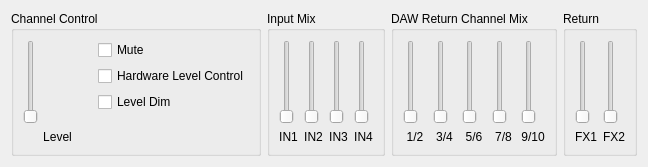
       <widget class="QWidget" name="tab" >
        <attribute name="title" >
         <string>Out1/2</string>
        </attribute>
        <layout class="QGridLayout" >
         <item row="0" column="0" >
          <layout class="QHBoxLayout" >
           <item>
            <widget class="QGroupBox" name="groupOut12_1" >
             <property name="sizePolicy" >
              <sizepolicy vsizetype="Preferred" hsizetype="Preferred" >
               <horstretch>0</horstretch>
               <verstretch>0</verstretch>
              </sizepolicy>
             </property>
             <property name="minimumSize" >
              <size>
               <width>250</width>
               <height>0</height>
              </size>
             </property>
             <property name="title" >
              <string>Channel Control</string>
             </property>
             <layout class="QGridLayout" >
              <item rowspan="2" row="0" column="0" >
               <layout class="QVBoxLayout" >
                <item>
                 <widget class="QSlider" name="sldOut12Level" >
                  <property name="minimum" >
                   <number>0</number>
                  </property>
                  <property name="maximum" >
                   <number>255</number>
                  </property>
                  <property name="singleStep" >
                   <number>2</number>
                  </property>
                  <property name="pageStep" >
                   <number>16</number>
                  </property>
                  <property name="orientation" >
                   <enum>Qt::Vertical</enum>
                  </property>
                  <property name="tickInterval" >
                   <number>32</number>
                  </property>
                 </widget>
                </item>
                <item>
                 <widget class="QLabel" name="txtOut12Lvl" >
                  <property name="text" >
                   <string>Level</string>
                  </property>
                  <property name="alignment" >
                   <set>Qt::AlignCenter</set>
                  </property>
                  <property name="wordWrap" >
                   <bool>false</bool>
                  </property>
                 </widget>
                </item>
               </layout>
              </item>
              <item row="0" column="1" >
               <layout class="QVBoxLayout" >
                <item>
                 <widget class="QCheckBox" name="chkOut12Mute" >
                  <property name="text" >
                   <string>Mute</string>
                  </property>
                 </widget>
                </item>
                <item>
                 <widget class="QCheckBox" name="chkOut12HwCtrl" >
                  <property name="text" >
                   <string>Hardware Level Control</string>
                  </property>
                 </widget>
                </item>
                <item>
                 <widget class="QCheckBox" name="chkOut12Dim" >
                  <property name="text" >
                   <string>Level Dim</string>
                  </property>
                 </widget>
                </item>
               </layout>
              </item>
              <item row="1" column="1" >
               <spacer>
                <property name="orientation" >
                 <enum>Qt::Vertical</enum>
                </property>
                <property name="sizeType" >
                 <enum>QSizePolicy::Expanding</enum>
                </property>
                <property name="sizeHint" >
                 <size>
                  <width>20</width>
                  <height>31</height>
                 </size>
                </property>
               </spacer>
              </item>
             </layout>
            </widget>
           </item>
           <item>
            <widget class="QGroupBox" name="groupOut12_2" >
             <property name="title" >
              <string>Input Mix</string>
             </property>
             <layout class="QHBoxLayout" >
              <item>
               <layout class="QVBoxLayout" >
                <item>
                 <widget class="QSlider" name="sldIN1Out12" >
                  <property name="minimum" >
                   <number>0</number>
                  </property>
                  <property name="maximum" >
                   <number>32767</number>
                  </property>
                  <property name="singleStep" >
                   <number>10000</number>
                  </property>
                  <property name="pageStep" >
                   <number>1000</number>
                  </property>
                  <property name="orientation" >
                   <enum>Qt::Vertical</enum>
                  </property>
                  <property name="tickInterval" >
                   <number>10000</number>
                  </property>
                 </widget>
                </item>
                <item>
                 <widget class="QLabel" name="txtOut12In12" >
                  <property name="text" >
                   <string>IN1</string>
                  </property>
                  <property name="alignment" >
                   <set>Qt::AlignCenter</set>
                  </property>
                  <property name="wordWrap" >
                   <bool>false</bool>
                  </property>
                 </widget>
                </item>
               </layout>
              </item>
              <item>
               <layout class="QVBoxLayout" >
                <item>
                 <widget class="QSlider" name="sldIN2Out12" >
                  <property name="minimum" >
                   <number>0</number>
                  </property>
                  <property name="maximum" >
                   <number>32767</number>
                  </property>
                  <property name="singleStep" >
                   <number>10000</number>
                  </property>
                  <property name="pageStep" >
                   <number>1000</number>
                  </property>
                  <property name="orientation" >
                   <enum>Qt::Vertical</enum>
                  </property>
                  <property name="tickInterval" >
                   <number>10000</number>
                  </property>
                 </widget>
                </item>
                <item>
                 <widget class="QLabel" name="txtOut12In34" >
                  <property name="text" >
                   <string>IN2</string>
                  </property>
                  <property name="alignment" >
                   <set>Qt::AlignCenter</set>
                  </property>
                  <property name="wordWrap" >
                   <bool>false</bool>
                  </property>
                 </widget>
                </item>
               </layout>
              </item>
              <item>
               <layout class="QVBoxLayout" >
                <item>
                 <widget class="QSlider" name="sldIN3Out12" >
                  <property name="minimum" >
                   <number>0</number>
                  </property>
                  <property name="maximum" >
                   <number>32767</number>
                  </property>
                  <property name="singleStep" >
                   <number>10000</number>
                  </property>
                  <property name="pageStep" >
                   <number>1000</number>
                  </property>
                  <property name="orientation" >
                   <enum>Qt::Vertical</enum>
                  </property>
                  <property name="tickInterval" >
                   <number>10000</number>
                  </property>
                 </widget>
                </item>
                <item>
                 <widget class="QLabel" name="txtOut12In34_2" >
                  <property name="text" >
                   <string>IN3</string>
                  </property>
                  <property name="alignment" >
                   <set>Qt::AlignCenter</set>
                  </property>
                  <property name="wordWrap" >
                   <bool>false</bool>
                  </property>
                 </widget>
                </item>
               </layout>
              </item>
              <item>
               <layout class="QVBoxLayout" >
                <item>
                 <widget class="QSlider" name="sldIN4Out12" >
                  <property name="minimum" >
                   <number>0</number>
                  </property>
                  <property name="maximum" >
                   <number>32767</number>
                  </property>
                  <property name="singleStep" >
                   <number>10000</number>
                  </property>
                  <property name="pageStep" >
                   <number>1000</number>
                  </property>
                  <property name="orientation" >
                   <enum>Qt::Vertical</enum>
                  </property>
                  <property name="tickInterval" >
                   <number>10000</number>
                  </property>
                 </widget>
                </item>
                <item>
                 <widget class="QLabel" name="txtOut12In34_3" >
                  <property name="text" >
                   <string>IN4</string>
                  </property>
                  <property name="alignment" >
                   <set>Qt::AlignCenter</set>
                  </property>
                  <property name="wordWrap" >
                   <bool>false</bool>
                  </property>
                 </widget>
                </item>
               </layout>
              </item>
             </layout>
            </widget>
           </item>
           <item>
            <widget class="QGroupBox" name="groupOut12_3" >
             <property name="title" >
              <string>DAW Return Channel Mix</string>
             </property>
             <layout class="QHBoxLayout" >
              <item>
               <layout class="QVBoxLayout" >
                <item>
                 <widget class="QSlider" name="sldPC12Out12" >
                  <property name="minimum" >
                   <number>0</number>
                  </property>
                  <property name="maximum" >
                   <number>32767</number>
                  </property>
                  <property name="singleStep" >
                   <number>10000</number>
                  </property>
                  <property name="pageStep" >
                   <number>1000</number>
                  </property>
                  <property name="orientation" >
                   <enum>Qt::Vertical</enum>
                  </property>
                  <property name="tickInterval" >
                   <number>10000</number>
                  </property>
                 </widget>
                </item>
                <item>
                 <widget class="QLabel" name="txtOut12PC12" >
                  <property name="text" >
                   <string>1/2</string>
                  </property>
                  <property name="alignment" >
                   <set>Qt::AlignCenter</set>
                  </property>
                  <property name="wordWrap" >
                   <bool>false</bool>
                  </property>
                 </widget>
                </item>
               </layout>
              </item>
              <item>
               <layout class="QVBoxLayout" >
                <item>
                 <widget class="QSlider" name="sldPC34Out12" >
                  <property name="minimum" >
                   <number>0</number>
                  </property>
                  <property name="maximum" >
                   <number>32767</number>
                  </property>
                  <property name="singleStep" >
                   <number>10000</number>
                  </property>
                  <property name="pageStep" >
                   <number>1000</number>
                  </property>
                  <property name="orientation" >
                   <enum>Qt::Vertical</enum>
                  </property>
                  <property name="tickInterval" >
                   <number>10000</number>
                  </property>
                 </widget>
                </item>
                <item>
                 <widget class="QLabel" name="txtOut12PC34" >
                  <property name="text" >
                   <string>3/4</string>
                  </property>
                  <property name="alignment" >
                   <set>Qt::AlignCenter</set>
                  </property>
                  <property name="wordWrap" >
                   <bool>false</bool>
                  </property>
                 </widget>
                </item>
               </layout>
              </item>
              <item>
               <layout class="QVBoxLayout" >
                <item>
                 <widget class="QSlider" name="sldPC56Out12" >
                  <property name="minimum" >
                   <number>0</number>
                  </property>
                  <property name="maximum" >
                   <number>32767</number>
                  </property>
                  <property name="singleStep" >
                   <number>10000</number>
                  </property>
                  <property name="pageStep" >
                   <number>1000</number>
                  </property>
                  <property name="orientation" >
                   <enum>Qt::Vertical</enum>
                  </property>
                  <property name="tickInterval" >
                   <number>10000</number>
                  </property>
                 </widget>
                </item>
                <item>
                 <widget class="QLabel" name="txtOut12PC56" >
                  <property name="text" >
                   <string>5/6</string>
                  </property>
                  <property name="alignment" >
                   <set>Qt::AlignCenter</set>
                  </property>
                  <property name="wordWrap" >
                   <bool>false</bool>
                  </property>
                 </widget>
                </item>
               </layout>
              </item>
              <item>
               <layout class="QVBoxLayout" >
                <item>
                 <widget class="QSlider" name="sldPC78Out12" >
                  <property name="minimum" >
                   <number>0</number>
                  </property>
                  <property name="maximum" >
                   <number>32767</number>
                  </property>
                  <property name="singleStep" >
                   <number>10000</number>
                  </property>
                  <property name="pageStep" >
                   <number>1000</number>
                  </property>
                  <property name="orientation" >
                   <enum>Qt::Vertical</enum>
                  </property>
                  <property name="tickInterval" >
                   <number>10000</number>
                  </property>
                 </widget>
                </item>
                <item>
                 <widget class="QLabel" name="txtOut12PC78" >
                  <property name="text" >
                   <string>7/8</string>
                  </property>
                  <property name="alignment" >
                   <set>Qt::AlignCenter</set>
                  </property>
                  <property name="wordWrap" >
                   <bool>false</bool>
                  </property>
                 </widget>
                </item>
               </layout>
              </item>
              <item>
               <layout class="QVBoxLayout" >
                <item>
                 <widget class="QSlider" name="sldPC910Out12" >
                  <property name="minimum" >
                   <number>0</number>
                  </property>
                  <property name="maximum" >
                   <number>32767</number>
                  </property>
                  <property name="singleStep" >
                   <number>10000</number>
                  </property>
                  <property name="pageStep" >
                   <number>1000</number>
                  </property>
                  <property name="orientation" >
                   <enum>Qt::Vertical</enum>
                  </property>
                  <property name="tickInterval" >
                   <number>10000</number>
                  </property>
                 </widget>
                </item>
                <item>
                 <widget class="QLabel" name="txtOut12PC910" >
                  <property name="text" >
                   <string>9/10</string>
                  </property>
                  <property name="alignment" >
                   <set>Qt::AlignCenter</set>
                  </property>
                  <property name="wordWrap" >
                   <bool>false</bool>
                  </property>
                 </widget>
                </item>
               </layout>
              </item>
             </layout>
            </widget>
           </item>
           <item>
            <widget class="QGroupBox" name="groupOut12_4" >
             <property name="title" >
              <string>Return</string>
             </property>
             <layout class="QHBoxLayout" >
              <item>
               <layout class="QVBoxLayout" >
                <item>
                 <widget class="QSlider" name="sldFX1Out12" >
                  <property name="minimum" >
                   <number>0</number>
                  </property>
                  <property name="maximum" >
                   <number>32767</number>
                  </property>
                  <property name="singleStep" >
                   <number>10000</number>
                  </property>
                  <property name="pageStep" >
                   <number>1000</number>
                  </property>
                  <property name="orientation" >
                   <enum>Qt::Vertical</enum>
                  </property>
                  <property name="tickInterval" >
                   <number>10000</number>
                  </property>
                 </widget>
                </item>
                <item>
                 <widget class="QLabel" name="txtOut12In12_2" >
                  <property name="text" >
                   <string>FX1</string>
                  </property>
                  <property name="alignment" >
                   <set>Qt::AlignCenter</set>
                  </property>
                  <property name="wordWrap" >
                   <bool>false</bool>
                  </property>
                 </widget>
                </item>
               </layout>
              </item>
              <item>
               <layout class="QVBoxLayout" >
                <item>
                 <widget class="QSlider" name="sldFX2Out12" >
                  <property name="minimum" >
                   <number>0</number>
                  </property>
                  <property name="maximum" >
                   <number>32767</number>
                  </property>
                  <property name="singleStep" >
                   <number>10000</number>
                  </property>
                  <property name="pageStep" >
                   <number>1000</number>
                  </property>
                  <property name="orientation" >
                   <enum>Qt::Vertical</enum>
                  </property>
                  <property name="tickInterval" >
                   <number>10000</number>
                  </property>
                 </widget>
                </item>
                <item>
                 <widget class="QLabel" name="txtOut12In12_2_6" >
                  <property name="text" >
                   <string>FX2</string>
                  </property>
                  <property name="alignment" >
                   <set>Qt::AlignCenter</set>
                  </property>
                  <property name="wordWrap" >
                   <bool>false</bool>
                  </property>
                 </widget>
                </item>
               </layout>
              </item>
             </layout>
            </widget>
           </item>
          </layout>
         </item>
        </layout>
       </widget>
